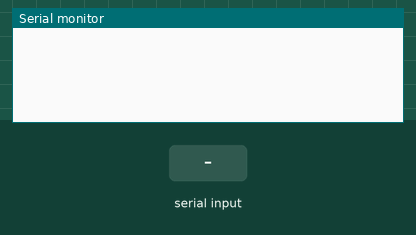
Recording of a sketch running on a simulated Arduino Mega 2560, built with avr-gcc and run on an emulated ATmega2560. Parts: the last lines printed to the serial monitor. The inputs (shaded band) are chosen by the test bench.

Above: at 1.2 s.
1.3 s: "1\n" received over Serial
At 2.2 s:
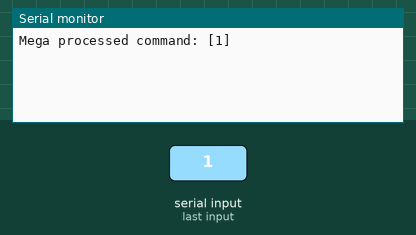
2.8 s: "0\n" received over Serial
At 3.3 s:
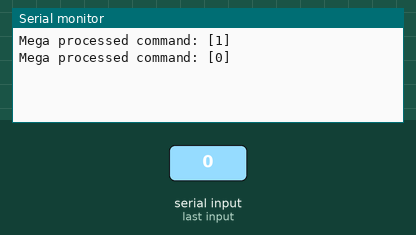
5.8 s: "2\n" received over Serial
At 6.8 s:
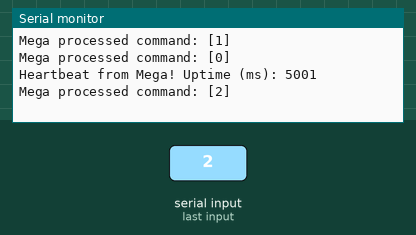

The sketch:

mega.ino
```cpp
void setup() {
  // Initialize USB serial for communication with Raspberry Pi over the USB cable
  Serial.begin(115200);
}

unsigned long lastSendTime = 0;

void loop() {
  // 1. Check if data is available from Raspberry Pi via USB
  if (Serial.available()) {
    String dataFromPi = Serial.readStringUntil('\n');
    dataFromPi.trim(); // Remove whitespace and newline characters

    if (dataFromPi.length() > 0) {
      // Send a response back to the Pi
      Serial.print("Mega processed command: [");
      Serial.print(dataFromPi);
      Serial.println("]");
    }
  }

  // 2. Test Mega -> Pi communication
  // Send a ping to the Pi every 5 seconds
  if (millis() - lastSendTime > 5000) {
    Serial.print("Heartbeat from Mega! Uptime (ms): ");
    Serial.println(millis());
    lastSendTime = millis();
  }
}
```

Measured:
- after the input at 1.3 s, the serial monitor: prints a new line at once (image 1)
- after the input at 2.8 s, the serial monitor: prints a new line at once (image 2)
- after the input at 5.8 s, the serial monitor: prints a new line at once (image 3)
